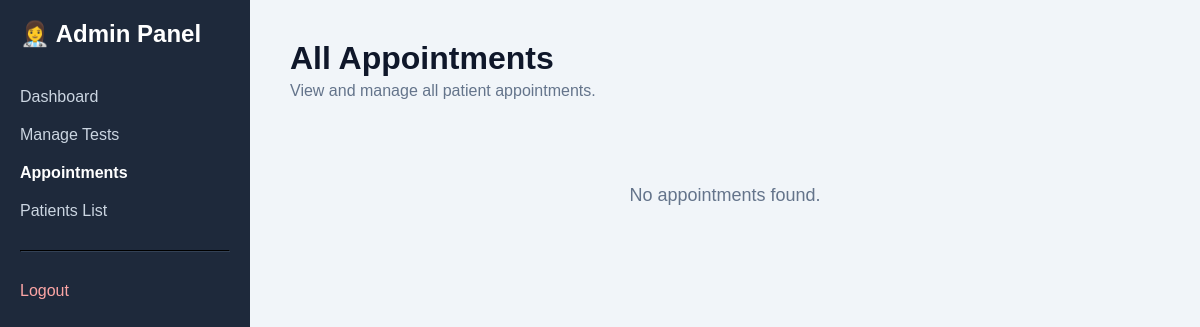
The page /admin/appointments.php (signed in) on the database as committed earlier.
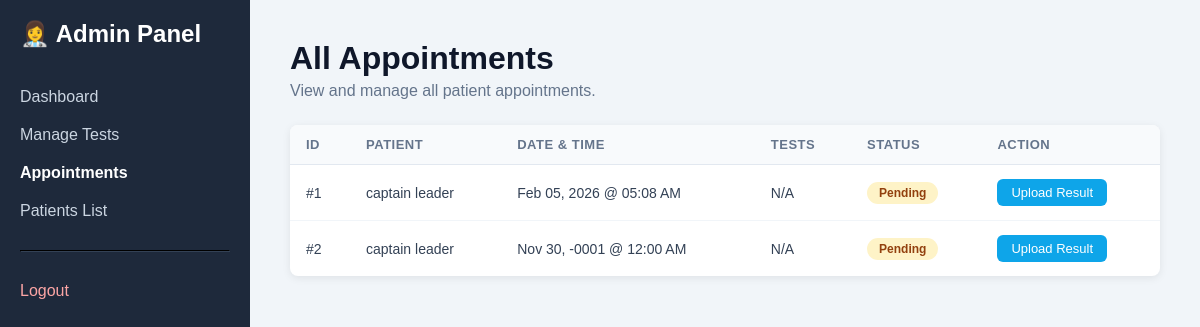
The same page on the database as committed later.
### tables this page shows
CREATE TABLE `appointments` (
  `appointment_id` int(11) NOT NULL,
  `user_id` int(11) NOT NULL,
  `appointment_date` datetime NOT NULL,
  `status` enum('Pending','Confirmed','Completed','Cancelled') DEFAULT 'Pending',
  `created_at` timestamp NOT NULL DEFAULT current_timestamp()
);

CREATE TABLE `users` (
  `user_id` int(11) NOT NULL,
  `full_name` varchar(100) NOT NULL,
  `email` varchar(100) NOT NULL,
  `password` varchar(255) NOT NULL,
  `phone` varchar(20) DEFAULT NULL,
  `address` text DEFAULT NULL,
  `created_at` timestamp NOT NULL DEFAULT current_timestamp()
);

### admin/appointments.php (the view, shortened to what this page needs)
<?php
require_once '../config/init.php';
$sql = "SELECT a.appointment_id, a.appointment_date, a.status, u.full_name,
        GROUP_CONCAT(t.test_name SEPARATOR ', ') AS test_names
        FROM appointments a
        JOIN users u ON a.user_id = u.user_id
        LEFT JOIN appointment_tests apt ON a.appointment_id = apt.appointment_id
        LEFT JOIN tests t ON apt.test_id = t.test_id
        GROUP BY a.appointment_id ORDER BY a.appointment_date DESC";
$all_appointments = $conn->query($sql);
?>
<!DOCTYPE html>
<html lang="en">
<head>
    <link rel="stylesheet" href="../assets/css/style.css">
</head>
<body>
<div class="admin-layout">
    <div class="sidebar">
        <h2 style="margin-bottom: 30px;">&#128105;&#8205;&#9877;&#65039; Admin Panel</h2>
        <a href="index.php">Dashboard</a>
        <a href="manage_tests.php">Manage Tests</a>
        <a href="appointments.php" class="active">Appointments</a>
        <a href="users.php">Patients List</a>
        <hr style="border-color: #334155; margin: 20px 0;">
        <a href="../logout.php" style="color: #fca5a5;">Logout</a>
    </div>
    <div class="content">
        <h1>All Appointments</h1>
        <p>View and manage all patient appointments.</p>
        <?php if ($all_appointments && $all_appointments->num_rows > 0): ?>
            <table class="appointments-table">
                <thead>
                    <tr>
                        <th>ID</th>
                        <th>Patient</th>
                        <th>Date &amp; Time</th>
                        <th>Tests</th>
                        <th>Status</th>
                        <th>Action</th>
                    </tr>
                </thead>
                <tbody>
                    <?php while($row = $all_appointments->fetch_assoc()): ?>
                    <tr>
                        <td>#<?php echo $row['appointment_id']; ?></td>
                        <td><?php echo htmlspecialchars($row['full_name']); ?></td>
                        <td><?php echo date('M d, Y @ h:i A', strtotime($row['appointment_date'])); ?></td>
                        <td><?php echo htmlspecialchars($row['test_names'] ?? 'N/A'); ?></td>
                        <td>
                            <span class="status-badge status-<?php echo strtolower($row['status']); ?>">
                                <?php echo htmlspecialchars($row['status']); ?>
                            </span>
                        </td>
                        <td>
                            <a href="upload_form.php?id=<?php echo $row['appointment_id']; ?>" class="btn-upload">Upload Result</a>
                        </td>
                    </tr>
                    <?php endwhile; ?>
                </tbody>
            </table>
        <?php else: ?>
            <div class="empty-state">
                <p>No appointments found.</p>
            </div>
        <?php endif; ?>
    </div>
</div>
</body>
</html>

Rows that differ between the two databases and show on the page:
added appointments: appointment_id "1", user.full_name "captain leader", appointment_date "Feb 05, 2026 @ 05:08 AM", test_names "N/A", status "Pending"
added appointments: appointment_id "2", user.full_name "captain leader", appointment_date "Nov 30, -0001 @ 12:00 AM", test_names "N/A", status "Pending"
Other text that changed with them:
text no longer shown: "No appointments found."
text now shown: "ID PATIENT DATE & TIME TESTS STATUS ACTION"
